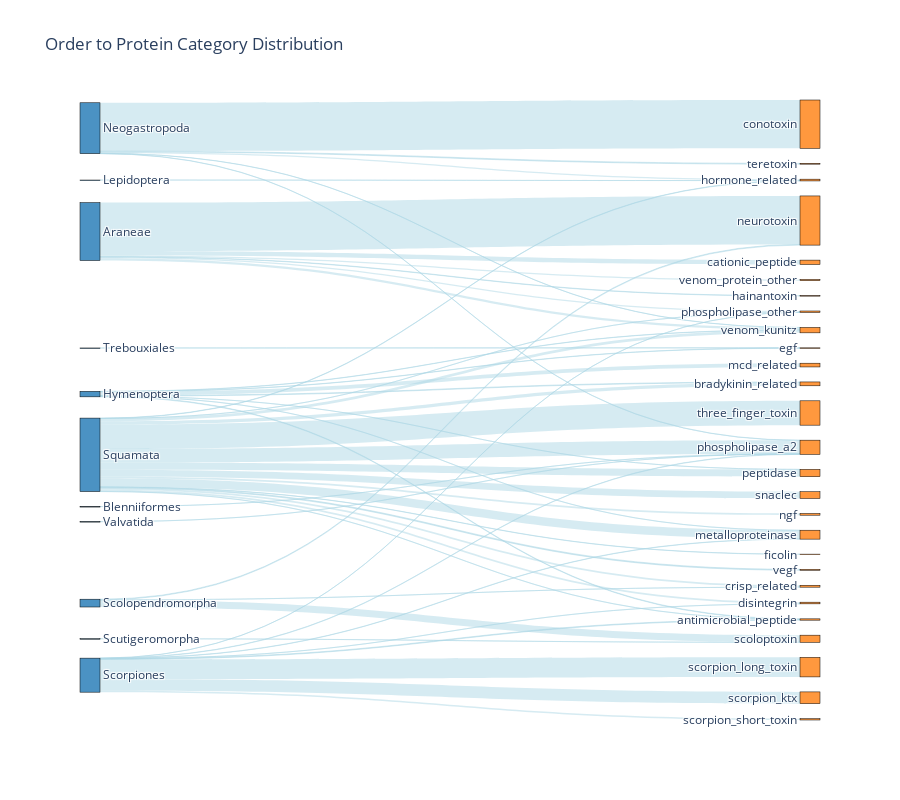

Here is the notebook cell this chart was saved with:
### Code cell
import pandas as pd
import plotly.graph_objects as go
import numpy as np

def create_alluvial_plot(file_path):
    """
    Create an alluvial plot showing the relationship between Orders and protein categories

    Parameters:
    file_path (str): Path to the CSV file containing protein data
    """
    # Read the CSV file
    df = pd.read_csv(file_path)

    # Remove rows where either protein_category or Order is NaN
    df = df.dropna(subset=['protein_category', 'Order'])

    # Get unique orders and categories (excluding NaN values)
    orders = sorted([order for order in df['Order'].unique() if pd.notna(order)])
    categories = sorted([cat for cat in df['protein_category'].unique() if pd.notna(cat)])

    # Create mapping dictionaries
    order_to_idx = {order: idx for idx, order in enumerate(orders)}
    category_to_idx = {cat: idx + len(orders) for idx, cat in enumerate(categories)}

    # Count frequencies
    frequencies = df.groupby(['Order', 'protein_category']).size().reset_index(name='count')

    # Prepare data for the Sankey diagram
    sources = [order_to_idx[order] for order in frequencies['Order']]
    targets = [category_to_idx[cat] for cat in frequencies['protein_category']]
    values = frequencies['count'].tolist()

    # Create labels for nodes
    labels = orders + categories

    # Create color scheme
    order_colors = [f'rgba(31, 119, 180, 0.8)'] * len(orders)  # Blue for orders
    category_colors = [f'rgba(255, 127, 14, 0.8)'] * len(categories)  # Orange for categories
    node_colors = order_colors + category_colors

    # Print verification information
    print("\nVerification of counts:")
    print("\nBy Order:")
    order_counts = df['Order'].value_counts()
    print(order_counts)

    print("\nBy Protein Category:")
    category_counts = df['protein_category'].value_counts()
    print(category_counts)

    print("\nDetailed connections:")
    print(frequencies.sort_values(['Order', 'protein_category']))

    # Create the figure
    fig = go.Figure(data=[go.Sankey(
        node = dict(
            pad = 15,
            thickness = 20,
            line = dict(color = "black", width = 0.5),
            label = labels,
            color = node_colors
        ),
        link = dict(
            source = sources,
            target = targets,
            value = values,
            color = [f'rgba(173, 216, 230, 0.5)'] * len(sources)  # Light blue for links
        )
    )])

    # Update layout
    fig.update_layout(
        title_text="Order to Protein Category Distribution",
        font_size=12,
        height=800
    )

    # Show the plot
    fig.show()

    return fig, frequencies

if __name__ == "__main__":
    # Create the alluvial plot
    fig, frequencies = create_alluvial_plot('toxins.csv')

### Figure 1 — Plotly figure (JSON) as saved in the notebook; plotly's stock layout.template omitted (floating-point values rounded to 4 significant figures)
{"data": [{"link": {"color": ["rgba(173, 216, 230, 0.5)", "rgba(173, 216, 230, 0.5)", "rgba(173, 216, 230, 0.5)", "rgba(173, 216, 230, 0.5)", "rgba(173, 216, 230, 0.5)", "rgba(173, 216, 230, 0.5)", "rgba(173, 216, 230, 0.5)", "rgba(173, 216, 230, 0.5)", "rgba(173, 216, 230, 0.5)", "rgba(173, 216, 230, 0.5)", "rgba(173, 216, 230, 0.5)", "rgba(173, 216, 230, 0.5)", "rgba(173, 216, 230, 0.5)", "rgba(173, 216, 230, 0.5)", "rgba(173, 216, 230, 0.5)", "rgba(173, 216, 230, 0.5)", "rgba(173, 216, 230, 0.5)", "rgba(173, 216, 230, 0.5)", "rgba(173, 216, 230, 0.5)", "rgba(173, 216, 230, 0.5)", "rgba(173, 216, 230, 0.5)", "rgba(173, 216, 230, 0.5)", "rgba(173, 216, 230, 0.5)", "rgba(173, 216, 230, 0.5)", "rgba(173, 216, 230, 0.5)", "rgba(173, 216, 230, 0.5)", "rgba(173, 216, 230, 0.5)", "rgba(173, 216, 230, 0.5)", "rgba(173, 216, 230, 0.5)", "rgba(173, 216, 230, 0.5)", "rgba(173, 216, 230, 0.5)", "rgba(173, 216, 230, 0.5)", "rgba(173, 216, 230, 0.5)", "rgba(173, 216, 230, 0.5)", "rgba(173, 216, 230, 0.5)", "rgba(173, 216, 230, 0.5)", "rgba(173, 216, 230, 0.5)", "rgba(173, 216, 230, 0.5)", "rgba(173, 216, 230, 0.5)", "rgba(173, 216, 230, 0.5)", "rgba(173, 216, 230, 0.5)", "rgba(173, 216, 230, 0.5)", "rgba(173, 216, 230, 0.5)", "rgba(173, 216, 230, 0.5)", "rgba(173, 216, 230, 0.5)", "rgba(173, 216, 230, 0.5)", "rgba(173, 216, 230, 0.5)", "rgba(173, 216, 230, 0.5)", "rgba(173, 216, 230, 0.5)"], "source": [0, 0, 0, 0, 0, 0, 1, 2, 2, 2, 2, 2, 2, 2, 3, 4, 4, 4, 4, 4, 5, 5, 5, 6, 6, 6, 6, 6, 6, 6, 6, 7, 8, 8, 8, 8, 8, 8, 8, 8, 8, 8, 8, 8, 8, 8, 8, 9, 10], "target": [13, 19, 23, 27, 36, 37, 26, 11, 12, 17, 21, 22, 25, 36, 20, 14, 20, 26, 33, 36, 15, 23, 28, 11, 16, 22, 26, 27, 29, 30, 31, 28, 11, 12, 15, 16, 18, 20, 22, 24, 25, 26, 27, 32, 34, 35, 36, 17, 26], "value": [86, 7, 956, 25, 44, 23, 1, 10, 12, 5, 74, 3, 1, 4, 1, 953, 27, 4, 16, 3, 1, 13, 140, 13, 2, 5, 6, 1, 232, 386, 26, 1, 3, 64, 37, 31, 4, 7, 168, 34, 144, 267, 2, 133, 480, 18, 56, 2, 2]}, "node": {"color": ["rgba(31, 119, 180, 0.8)", "rgba(31, 119, 180, 0.8)", "rgba(31, 119, 180, 0.8)", "rgba(31, 119, 180, 0.8)", "rgba(31, 119, 180, 0.8)", "rgba(31, 119, 180, 0.8)", "rgba(31, 119, 180, 0.8)", "rgba(31, 119, 180, 0.8)", "rgba(31, 119, 180, 0.8)", "rgba(31, 119, 180, 0.8)", "rgba(31, 119, 180, 0.8)", "rgba(255, 127, 14, 0.8)", "rgba(255, 127, 14, 0.8)", "rgba(255, 127, 14, 0.8)", "rgba(255, 127, 14, 0.8)", "rgba(255, 127, 14, 0.8)", "rgba(255, 127, 14, 0.8)", "rgba(255, 127, 14, 0.8)", "rgba(255, 127, 14, 0.8)", "rgba(255, 127, 14, 0.8)", "rgba(255, 127, 14, 0.8)", "rgba(255, 127, 14, 0.8)", "rgba(255, 127, 14, 0.8)", "rgba(255, 127, 14, 0.8)", "rgba(255, 127, 14, 0.8)", "rgba(255, 127, 14, 0.8)", "rgba(255, 127, 14, 0.8)", "rgba(255, 127, 14, 0.8)", "rgba(255, 127, 14, 0.8)", "rgba(255, 127, 14, 0.8)", "rgba(255, 127, 14, 0.8)", "rgba(255, 127, 14, 0.8)", "rgba(255, 127, 14, 0.8)", "rgba(255, 127, 14, 0.8)", "rgba(255, 127, 14, 0.8)", "rgba(255, 127, 14, 0.8)", "rgba(255, 127, 14, 0.8)", "rgba(255, 127, 14, 0.8)"], "label": ["Araneae", "Blenniiformes", "Hymenoptera", "Lepidoptera", "Neogastropoda", "Scolopendromorpha", "Scorpiones", "Scutigeromorpha", "Squamata", "Trebouxiales", "Valvatida", "antimicrobial_peptide", "bradykinin_related", "cationic_peptide", "conotoxin", "crisp_related", "disintegrin", "egf", "ficolin", "hainantoxin", "hormone_related", "mcd_related", "metalloproteinase", "neurotoxin", "ngf", "peptidase", "phospholipase_a2", "phospholipase_other", "scoloptoxin", "scorpion_ktx", "scorpion_long_toxin", "scorpion_short_toxin", "snaclec", "teretoxin", "three_finger_toxin", "vegf", "venom_kunitz", "venom_protein_other"], "line": {"color": "black", "width": 0.5}, "pad": 15, "thickness": 20}, "type": "sankey"}], "layout": {"font": {"size": 12}, "height": 800, "title": {"text": "Order to Protein Category Distribution"}}}
